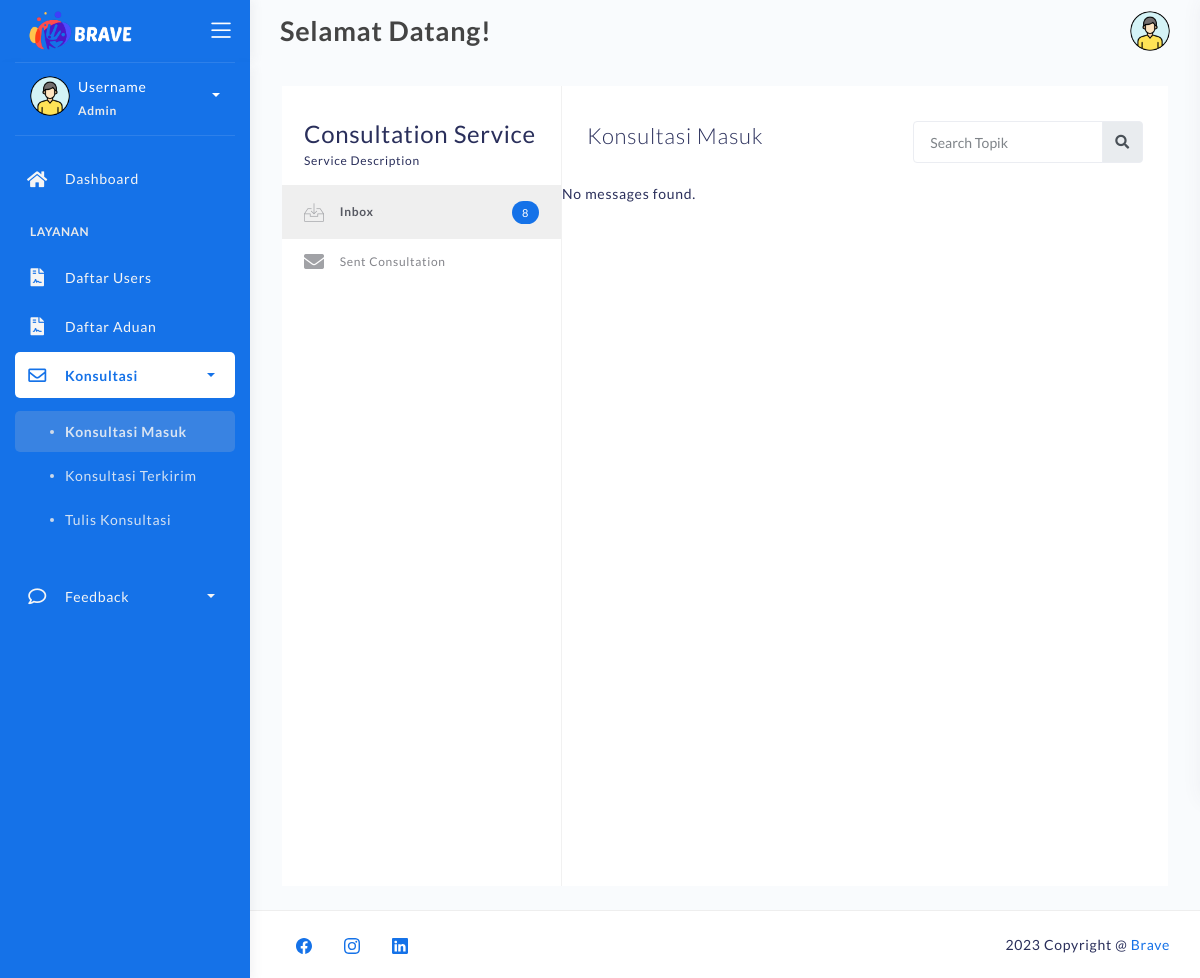
The app's page /konsultasi-inbox-admin.php (signed in), older data.
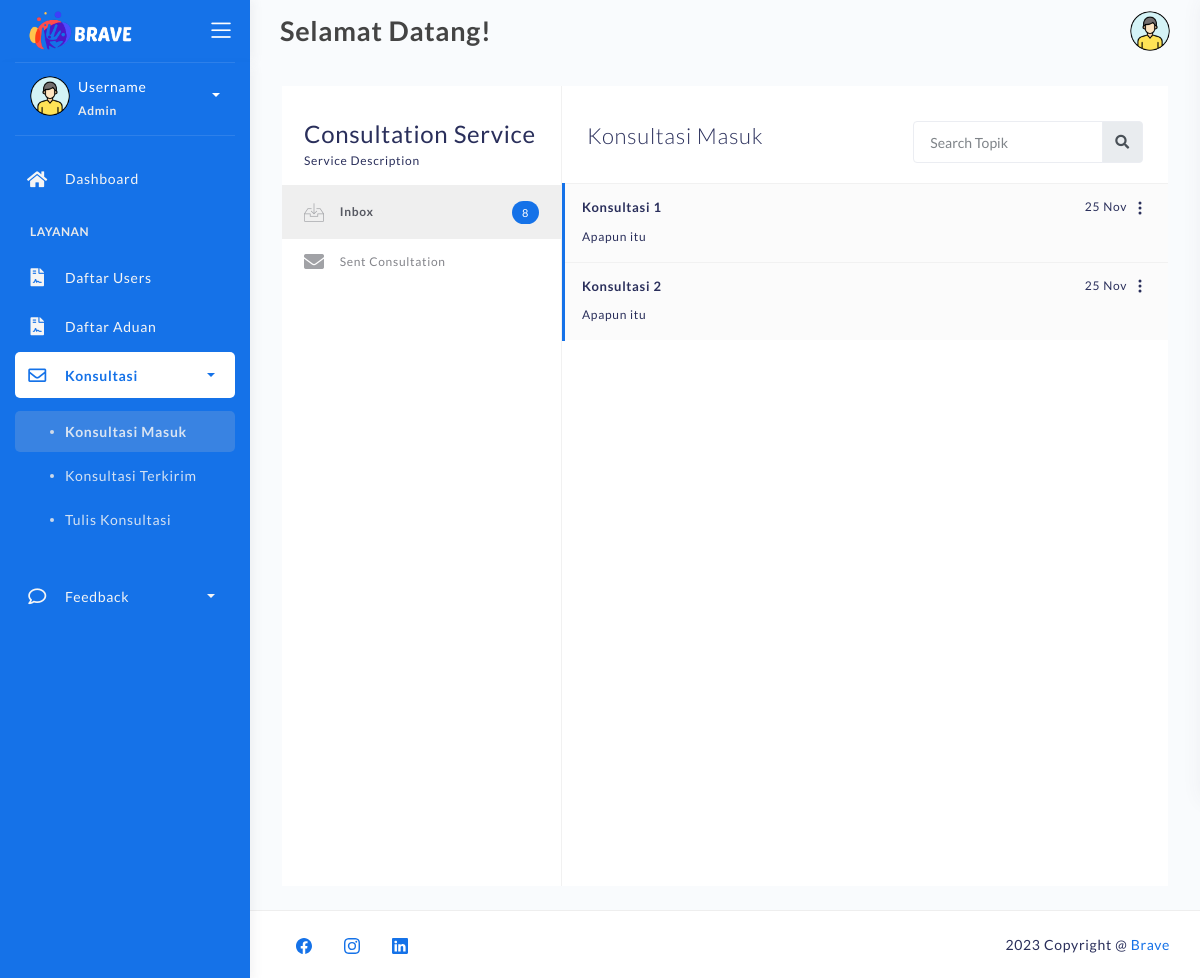
The same page, newer data.
### tables this page shows
CREATE TABLE `konsultasi` (
  `id_konsul` varchar(50) NOT NULL,
  `pengirim` varchar(25) NOT NULL,
  `nama` varchar(255) NOT NULL,
  `judul` varchar(255) NOT NULL,
  `pesan` text NOT NULL,
  `tgl_konsultasi` datetime NOT NULL,
  `is_read` varchar(10) NOT NULL
);

### konsultasi-inbox-admin.php (the view, shortened to what the changed rows need)
<?php
	require 'backend/connection.php';
?>
<!DOCTYPE html>
<html lang="en">
<head>
	<link rel="stylesheet" href="assets/css/bootstrap.min.css">
	<link rel="stylesheet" href="assets/css/atlantis.css">
	<link rel="stylesheet" href="assets/css/demo.css">
</head>
<body>
	<div class="wrapper fullheight-side">
		<div class="main-panel full-height">
			<div class="container container-full">
				<div class="page-inner">
					<div class="page-with-aside mail-wrapper bg-white">
						<div class="page-content mail-content">
							<div class="inbox-body" style="padding-top:0;">
								<div class="email-list">
								<?php
									$sql = "SELECT * FROM konsultasi";
									$result = mysqli_query($koneksi, $sql);
									if (mysqli_num_rows($result) > 0) {
										while ($row = mysqli_fetch_assoc($result)) {
											echo '<div class="email-list-item unread" data-toggle="modal" data-target="#konsultasi' . $row['id_konsul'] . '">';
											echo '<div class="email-list-detail">';
											echo '<span class="date float-right">';
											echo date("d M", strtotime($row['tgl_konsultasi']));
											echo '<a id="navbarDropdown" role="button" data-toggle="dropdown" aria-haspopup="true" aria-expanded="false" style="color:sky blue; margin-left:5px;">';
											echo '<svg xmlns="http://www.w3.org/2000/svg" width="16" height="16" fill="currentColor" class="bi bi-three-dots-vertical" viewBox="0 0 16 16">';
											echo '<path d="M9.5 13a1.5 1.5 0 1 1-3 0 1.5 1.5 0 0 1 3 0zm0-5a1.5 1.5 0 1 1-3 0 1.5 1.5 0 0 1 3 0zm0-5a1.5 1.5 0 1 1-3 0 1.5 1.5 0 0 1 3 0z"/>';
											echo '</svg>';
											echo '</a>';
											echo '</span>';
											echo '<span class="from">' . $row['judul'] . '</span>';
											echo '<p class="msg">' . $row['pesan'] . '</p>';
											echo '</div>';
											echo '</div>';
										}
									} else {
										echo "No messages found.";
									}
									?>
								</div>
							</div>
						</div>
					</div>
				</div>
			</div>
		</div>
	</div>
</body>
</html>

Row changes from the older to the newer data that the page shows:
added konsultasi: tgl_konsultasi "25 Nov", judul "Konsultasi 1", pesan "Apapun itu"
added konsultasi: tgl_konsultasi "25 Nov", judul "Konsultasi 2", pesan "Apapun itu"
Text that changed along with them:
text no longer shown: "No messages found."
